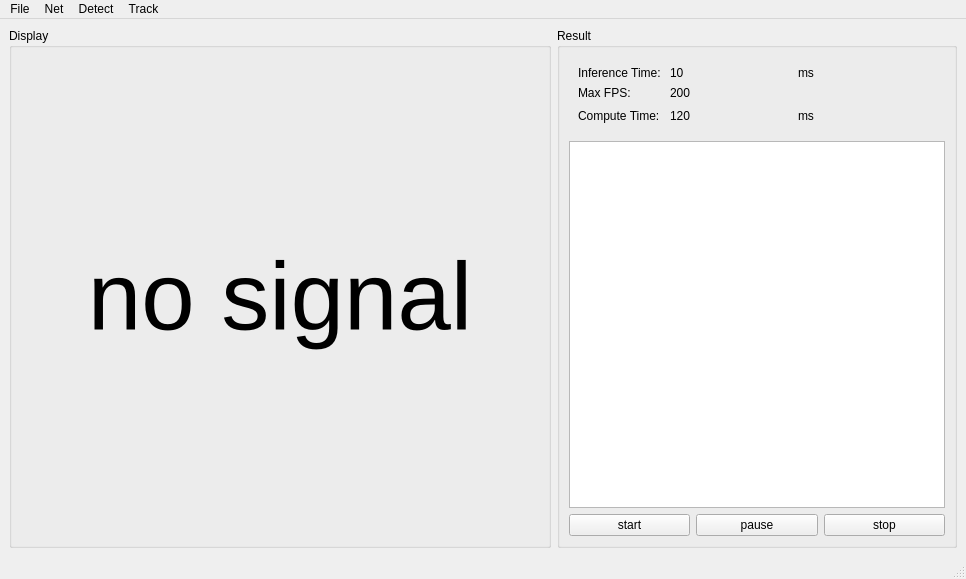
<?xml version="1.0" encoding="UTF-8"?>
<ui version="4.0">
 <class>MainWindow</class>
 <widget class="QMainWindow" name="MainWindow">
  <property name="geometry">
   <rect>
    <x>0</x>
    <y>0</y>
    <width>966</width>
    <height>579</height>
   </rect>
  </property>
  <property name="windowTitle">
   <string>MainWindow</string>
  </property>
  <widget class="QWidget" name="centralwidget">
   <layout class="QGridLayout" name="gridLayout_5">
    <item row="0" column="1">
     <widget class="QGroupBox" name="groupBox_4">
      <property name="sizePolicy">
       <sizepolicy hsizetype="Fixed" vsizetype="Preferred">
        <horstretch>0</horstretch>
        <verstretch>0</verstretch>
       </sizepolicy>
      </property>
      <property name="minimumSize">
       <size>
        <width>400</width>
        <height>0</height>
       </size>
      </property>
      <property name="title">
       <string>Result</string>
      </property>
      <layout class="QGridLayout" name="gridLayout_2">
       <item row="0" column="0">
        <widget class="QWidget" name="widget" native="true">
         <property name="sizePolicy">
          <sizepolicy hsizetype="Preferred" vsizetype="Preferred">
           <horstretch>0</horstretch>
           <verstretch>0</verstretch>
          </sizepolicy>
         </property>
         <layout class="QGridLayout" name="gridLayout_3">
          <item row="2" column="1">
           <widget class="QLabel" name="lb_compute_time">
            <property name="sizePolicy">
             <sizepolicy hsizetype="Expanding" vsizetype="Preferred">
              <horstretch>0</horstretch>
              <verstretch>0</verstretch>
             </sizepolicy>
            </property>
            <property name="text">
             <string>120</string>
            </property>
           </widget>
          </item>
          <item row="0" column="1">
           <widget class="QLabel" name="lb_inference_time">
            <property name="sizePolicy">
             <sizepolicy hsizetype="Expanding" vsizetype="Preferred">
              <horstretch>0</horstretch>
              <verstretch>0</verstretch>
             </sizepolicy>
            </property>
            <property name="text">
             <string>10</string>
            </property>
           </widget>
          </item>
          <item row="1" column="0">
           <widget class="QLabel" name="label_5">
            <property name="text">
             <string>Max FPS: </string>
            </property>
           </widget>
          </item>
          <item row="2" column="2">
           <widget class="QLabel" name="label_6">
            <property name="sizePolicy">
             <sizepolicy hsizetype="Minimum" vsizetype="Preferred">
              <horstretch>0</horstretch>
              <verstretch>0</verstretch>
             </sizepolicy>
            </property>
            <property name="text">
             <string>ms</string>
            </property>
           </widget>
          </item>
          <item row="2" column="0">
           <widget class="QLabel" name="label_7">
            <property name="text">
             <string>Compute Time: </string>
            </property>
           </widget>
          </item>
          <item row="0" column="2">
           <widget class="QLabel" name="label_4">
            <property name="sizePolicy">
             <sizepolicy hsizetype="Minimum" vsizetype="Preferred">
              <horstretch>0</horstretch>
              <verstretch>0</verstretch>
             </sizepolicy>
            </property>
            <property name="text">
             <string>ms</string>
            </property>
           </widget>
          </item>
          <item row="1" column="1">
           <widget class="QLabel" name="lb_max_fps">
            <property name="sizePolicy">
             <sizepolicy hsizetype="Expanding" vsizetype="Preferred">
              <horstretch>0</horstretch>
              <verstretch>0</verstretch>
             </sizepolicy>
            </property>
            <property name="text">
             <string>200</string>
            </property>
           </widget>
          </item>
          <item row="0" column="0">
           <widget class="QLabel" name="label_3">
            <property name="text">
             <string>Inference Time: </string>
            </property>
           </widget>
          </item>
          <item row="2" column="3">
           <spacer name="horizontalSpacer">
            <property name="orientation">
             <enum>Qt::Horizontal</enum>
            </property>
            <property name="sizeHint" stdset="0">
             <size>
              <width>40</width>
              <height>20</height>
             </size>
            </property>
           </spacer>
          </item>
         </layout>
        </widget>
       </item>
       <item row="1" column="0">
        <widget class="QTextEdit" name="te_detect_res"/>
       </item>
       <item row="2" column="0">
        <layout class="QHBoxLayout" name="horizontalLayout">
         <item>
          <widget class="QPushButton" name="pb_start_detect">
           <property name="text">
            <string>start</string>
           </property>
          </widget>
         </item>
         <item>
          <widget class="QPushButton" name="pb_pause_detect">
           <property name="text">
            <string>pause</string>
           </property>
          </widget>
         </item>
         <item>
          <widget class="QPushButton" name="pb_stop_detect">
           <property name="text">
            <string>stop</string>
           </property>
          </widget>
         </item>
        </layout>
       </item>
      </layout>
     </widget>
    </item>
    <item row="0" column="0">
     <widget class="QGroupBox" name="groupBox_3">
      <property name="sizePolicy">
       <sizepolicy hsizetype="Expanding" vsizetype="Preferred">
        <horstretch>0</horstretch>
        <verstretch>0</verstretch>
       </sizepolicy>
      </property>
      <property name="title">
       <string>Display</string>
      </property>
      <layout class="QGridLayout" name="gridLayout">
       <item row="0" column="0" colspan="3">
        <widget class="QLabel" name="label_dispaly">
         <property name="sizePolicy">
          <sizepolicy hsizetype="Ignored" vsizetype="Ignored">
           <horstretch>0</horstretch>
           <verstretch>0</verstretch>
          </sizepolicy>
         </property>
         <property name="minimumSize">
          <size>
           <width>100</width>
           <height>0</height>
          </size>
         </property>
         <property name="font">
          <font>
           <pointsize>72</pointsize>
           <bold>false</bold>
          </font>
         </property>
         <property name="text">
          <string>no signal</string>
         </property>
         <property name="scaledContents">
          <bool>false</bool>
         </property>
         <property name="alignment">
          <set>Qt::AlignCenter</set>
         </property>
        </widget>
       </item>
      </layout>
     </widget>
    </item>
   </layout>
  </widget>
  <widget class="QMenuBar" name="menubar">
   <property name="geometry">
    <rect>
     <x>0</x>
     <y>0</y>
     <width>966</width>
     <height>22</height>
    </rect>
   </property>
   <widget class="QMenu" name="menufile">
    <property name="title">
     <string>File</string>
    </property>
    <addaction name="actionopen"/>
    <addaction name="actionsave"/>
    <addaction name="actionsave_as"/>
   </widget>
   <widget class="QMenu" name="menunet">
    <property name="title">
     <string>Net</string>
    </property>
    <addaction name="action_custom_net"/>
    <addaction name="separator"/>
    <addaction name="action_yolov3_net"/>
    <addaction name="action_yolov4_net"/>
    <addaction name="actionyolov4fastest"/>
    <addaction name="action_yolobile_net"/>
    <addaction name="separator"/>
    <addaction name="actionuse_cuda"/>
   </widget>
   <widget class="QMenu" name="menudetect">
    <property name="title">
     <string>Detect</string>
    </property>
    <addaction name="separator"/>
    <addaction name="action_IMG_path"/>
    <addaction name="action_Video_path"/>
    <addaction name="action_ZED_CAM"/>
   </widget>
   <widget class="QMenu" name="menuTrack">
    <property name="title">
     <string>Track</string>
    </property>
   </widget>
   <addaction name="menufile"/>
   <addaction name="menunet"/>
   <addaction name="menudetect"/>
   <addaction name="menuTrack"/>
  </widget>
  <widget class="QStatusBar" name="statusbar"/>
  <action name="action_custom_net">
   <property name="text">
    <string>custom</string>
   </property>
  </action>
  <action name="action_yolov3_net">
   <property name="checkable">
    <bool>true</bool>
   </property>
   <property name="text">
    <string>yolov3</string>
   </property>
  </action>
  <action name="action_yolov4_net">
   <property name="checkable">
    <bool>true</bool>
   </property>
   <property name="text">
    <string>yolov4</string>
   </property>
  </action>
  <action name="actionyolov4fastest">
   <property name="checkable">
    <bool>true</bool>
   </property>
   <property name="text">
    <string>yolov4_fastest_net</string>
   </property>
  </action>
  <action name="action_yolobile_net">
   <property name="checkable">
    <bool>true</bool>
   </property>
   <property name="text">
    <string>yolobile</string>
   </property>
  </action>
  <action name="actionuse_cuda">
   <property name="checkable">
    <bool>true</bool>
   </property>
   <property name="checked">
    <bool>true</bool>
   </property>
   <property name="text">
    <string>use cuda</string>
   </property>
  </action>
  <action name="actionopen">
   <property name="text">
    <string>open</string>
   </property>
  </action>
  <action name="actionsave">
   <property name="text">
    <string>save</string>
   </property>
  </action>
  <action name="actionsave_as">
   <property name="text">
    <string>save as</string>
   </property>
  </action>
  <action name="action_IMG_path">
   <property name="text">
    <string>IMG</string>
   </property>
  </action>
  <action name="action_Video_path">
   <property name="text">
    <string>Video</string>
   </property>
  </action>
  <action name="action_ZED_CAM">
   <property name="text">
    <string>ZED CAM</string>
   </property>
  </action>
 </widget>
 <resources/>
 <connections/>
</ui>
